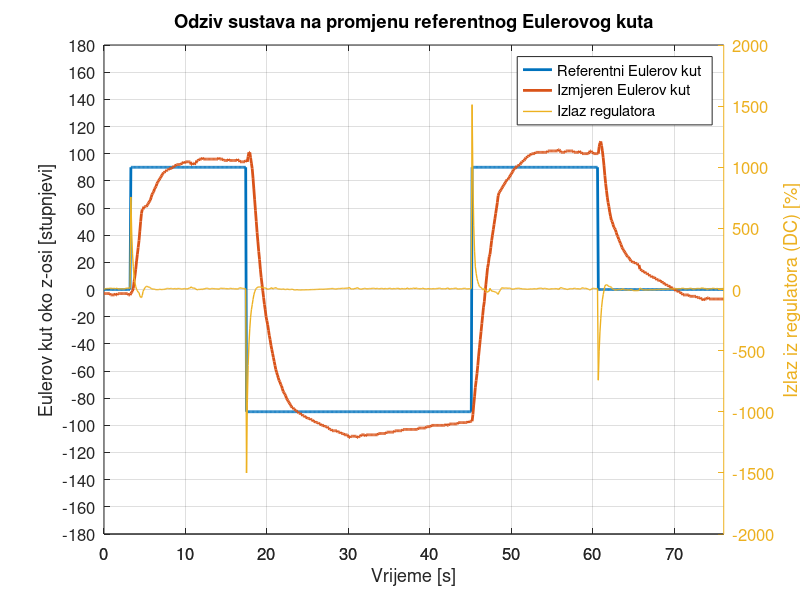

The MATLAB script that drew this image:
clear all;
close all;

% load and prepare ang vel meas
meas = csvread('measurements/angle_regulation_input.csv');

meas = meas(1240:end,:,:);

angle_ref = meas(:,1);
angle = meas(:,2);
cntrl = meas(:,3);

% create time vector
t = 0:(length(angle_ref)-1);
t = t ./ 10.0; % convert to seconds
t = t';

a = [angle_ref, angle];

% plot
font_size_title = 15;
font_size = 12;
time_step_size = 10;
y1_lim = [-180 180];
y2_lim = [-2000 2000];
y1_step_size = 20;
y2_step_size = 500;

hf = figure();
[hax, h1, h2] = plotyy(t, a, t, cntrl);
xlabel("Vrijeme [s]");
ylabel(hax(1), "Eulerov kut oko z-osi [stupnjevi]");
ylabel(hax(2), "Izlaz iz regulatora (DC) [%]");
title("Odziv sustava na promjenu referentnog Eulerovog kuta", "fontsize", font_size_title);
set(hax(1), "fontsize", font_size)
set(hax(2), "fontsize", font_size)
set(h1, "linewidth", 2)
set(h2, "linewidth", 1)
ylim(hax(1), y1_lim)
ylim(hax(2), y2_lim)
legend('Referentni Eulerov kut', 'Izmjeren Eulerov kut', 'Izlaz regulatora')
grid
xbounds = xlim();
set(hax, 'xtick', xbounds(1):time_step_size:xbounds(2))
ybounds1 = ylim(hax(1));
set(hax(1), 'ytick', ybounds1(1):y1_step_size:ybounds1(2))
ybounds2 = ylim(hax(2));
set(hax(2), 'ytick', ybounds2(1):y2_step_size:ybounds2(2))

% printing to png
print(hf, "angle_reg_user.png", '-dpng');
